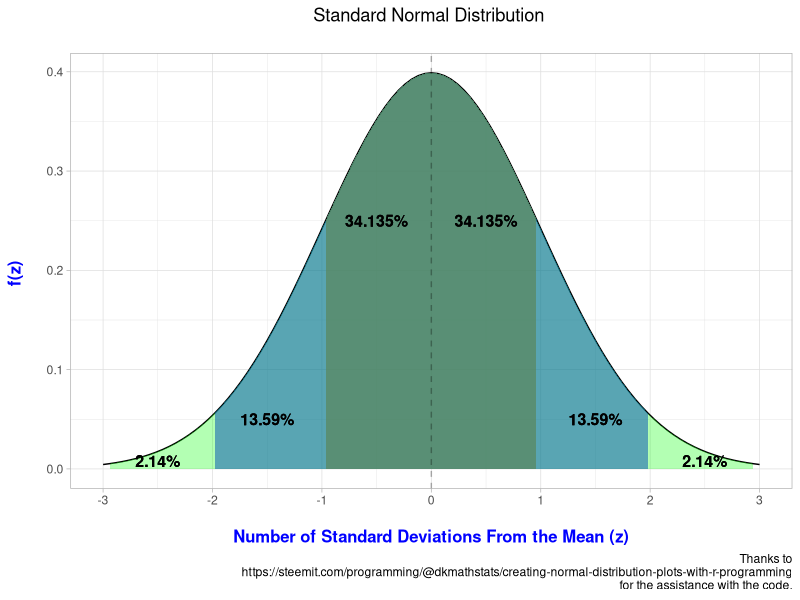
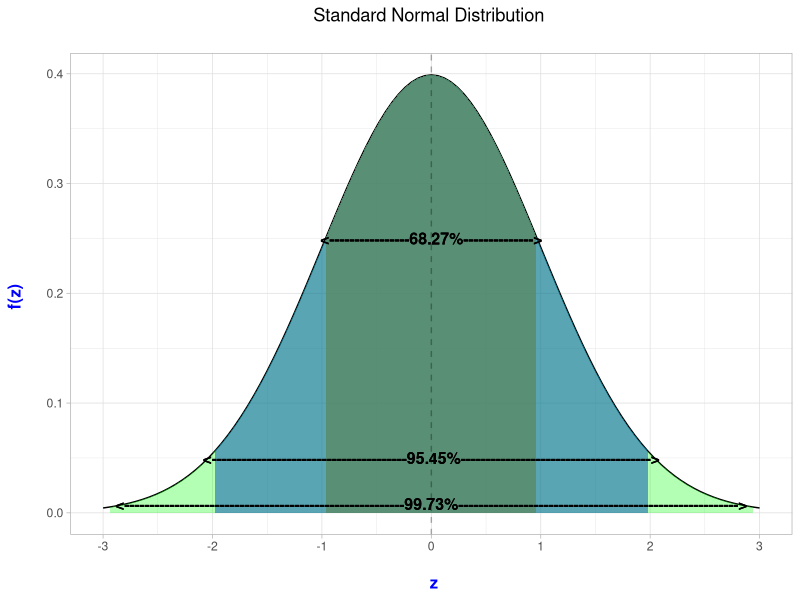

Write R code to recreate these figures, in order.
## ---- chunk 1
library(tidyverse)

theme_set(theme_light())
options(scipen = 999)

xvalues <- tibble(x = c(-3, 3))

dnorm_one_sd <- function(x){
  norm_one_sd <- dnorm(x)
  # Have NA values outside interval x in [-1, 1]:
  norm_one_sd[x <= -1 | x >= 1] <- NA
  return(norm_one_sd)
}


dnorm_two_sd <- function(x){
  norm_two_sd <- dnorm(x)
  # Have NA values outside interval x in [-1, 1]:
  norm_two_sd[x <= -2 | x >= 2] <- NA
  return(norm_two_sd)
}

dnorm_three_sd <- function(x){
  norm_three_sd <- dnorm(x)
  # Have NA values outside interval x in [-1, 1]:
  norm_three_sd[x <= -3 | x >= 3] <- NA
  return(norm_three_sd)
}

area_one_sd <- round(pnorm(1) - pnorm(-1), 4)
area_one_sd

area_two_sd <- round(pnorm(2) - pnorm(-2), 4)
area_two_sd

area_three_sd <- round(pnorm(3) - pnorm(-3), 4)
area_three_sd
## ---- chunk 2
library(tidyverse)
ggplot(xvalues, aes(x = x)) + stat_function(fun = dnorm) + 
  stat_function(fun = dnorm_one_sd, geom = "area", fill = "orange", alpha = 0.7) +
  stat_function(fun = dnorm_two_sd, geom = "area", fill = "blue", alpha = 0.5) +
  stat_function(fun = dnorm_three_sd, geom = "area", fill = "green", alpha = 0.3) +
  geom_text(x = .5, y = 0.25, size = 4, fontface = "bold",
            label = paste0((area_one_sd * 100)/2, "%")) +
    geom_text(x = -.5, y = 0.25, size = 4, fontface = "bold",
            label = paste0((area_one_sd * 100)/2, "%")) +
  geom_text(x = 1.5, y = 0.05, size = 4, fontface = "bold",
            label = paste0(round((pnorm(2) - pnorm(1))*100, 2), "%")) +
  geom_text(x = -1.5, y = 0.05, size = 4, fontface = "bold",
            label = paste0(round((pnorm(-1) - pnorm(-2))*100, 2), "%")) +
  geom_text(x = 2.5, y = 0.008, size = 4, fontface = "bold",
            label = paste0(round((pnorm(3) - pnorm(2))*100, 2), "%")) +
  geom_text(x = -2.5, y = 0.008, size = 4, fontface = "bold",
            label = paste0(round((pnorm(-2) - pnorm(-3))*100, 2), "%")) +
  scale_x_continuous(breaks = c(-3:3)) + 
  labs(x = "\nNumber of Standard Deviations From the Mean (z)", y = "f(z) \n", title = "Standard Normal Distribution \n",
       caption = "Thanks to\nhttps://steemit.com/programming/@dkmathstats/creating-normal-distribution-plots-with-r-programming\nfor the assistance with the code.") +
  geom_vline(xintercept = 0, color = "black", linetype = 2, alpha = .3) + 
  theme(plot.title = element_text(hjust = 0.5), 
        axis.title.x = element_text(face="bold", colour="blue", size = 12),
        axis.title.y = element_text(face="bold", colour="blue", size = 12))
## ---- chunk 3

ggplot(xvalues, aes(x = x)) + stat_function(fun = dnorm) + 
  stat_function(fun = dnorm_one_sd, geom = "area", fill = "orange", alpha = 0.7) +
  stat_function(fun = dnorm_two_sd, geom = "area", fill = "blue", alpha = 0.5) +
  stat_function(fun = dnorm_three_sd, geom = "area", fill = "green", alpha = 0.3) +
  geom_text(x = 0, y = 0.25, size = 4, fontface = "bold",
            label = paste0("<----------------", area_one_sd * 100, "%", "-------------->")) +
  geom_text(x = 0, y = 0.05, size = 4, fontface = "bold",
            label = paste0("<---------------------------------------", area_two_sd * 100, "%", "-------------------------------------->")) +
  geom_text(x = 0, y = 0.008, size = 4, fontface = "bold",
            label = paste0("<--------------------------------------------------------", area_three_sd * 100, "%", "-------------------------------------------------------->")) +
  scale_x_continuous(breaks = c(-3:3)) + 
  labs(x = "\n z", y = "f(z) \n", title = "Standard Normal Distribution \n") +
  geom_vline(xintercept = 0, color = "black", linetype = 2, alpha = .3) + 
  theme(plot.title = element_text(hjust = 0.5), 
        axis.title.x = element_text(face="bold", colour="blue", size = 12),
        axis.title.y = element_text(face="bold", colour="blue", size = 12))

## ---- chunk 4
z_score = -1

N = 100

# 
.3413*100

50 - 34.13

#15.87% of scores were at or below the z-score we calculated

